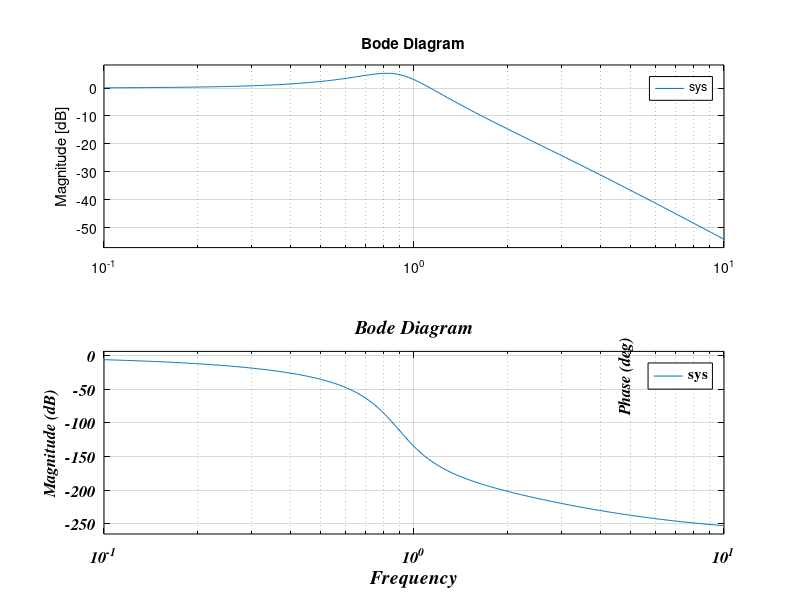

This figure's MATLAB source:
clear all
close all
clc


K=2
num=[K];
den=[1 3 2 K];
sys=tf(num,den);
w=logspace(-1,1,400);
[mag,phase,w]=bode(sys,w);
[mp,l]=max(mag);wr=w(l);
zeta=sqrt(0.5*(1-sqrt(1 -1/mp^2)));
wn=wr/sqrt(1 -2*zeta^2);
ts=4/zeta/wn
po=100*exp(-zeta*pi/sqrt(1 -zeta^2))

bode(sys,w)
grid on
axes=findobj('type','axes')
h_magnitude=get(axes(2),'YLabel')
h_phase=get(axes(1),'YLabel')
set(h_magnitude,'String','Magnitude (dB)')
set(h_phase,'String','Phase (deg)')
set([axes(1),axes(2)],'FontName','times','FontSize',12,'FontAngle','Italic','FontWeight','bold')
set([h_magnitude,h_phase],'FontName','times','FontSize',12,'FontAngle','Italic','FontWeight','bold')

T=title ('Bode Diagram')
X=xlabel('Frequency');
%set('LineWidth',3)
set(axes,'ycolor','black')
set(axes,'xcolor','black')
%set(gca,'FontName','times','FontSize',14)
set([X,T],'FontName','times','FontSize',14,'FontAngle','Italic','Color','black','FontWeight','bold')
